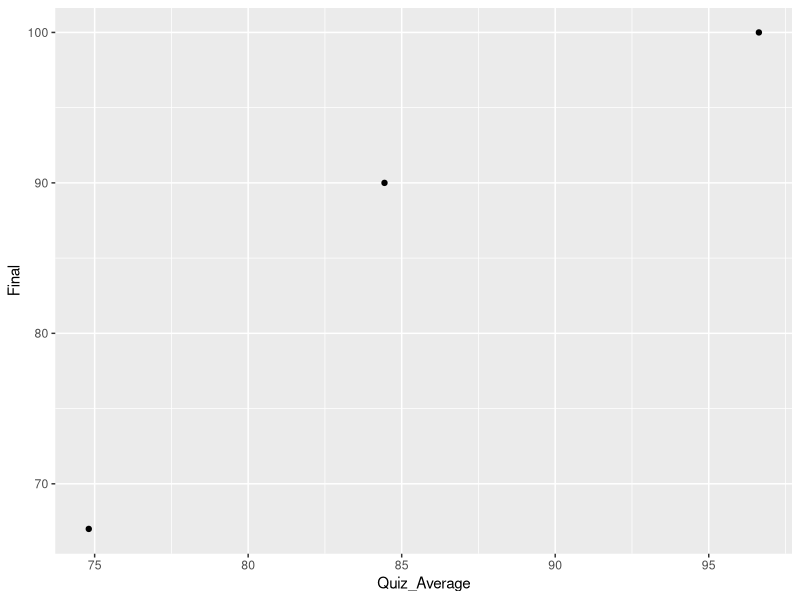
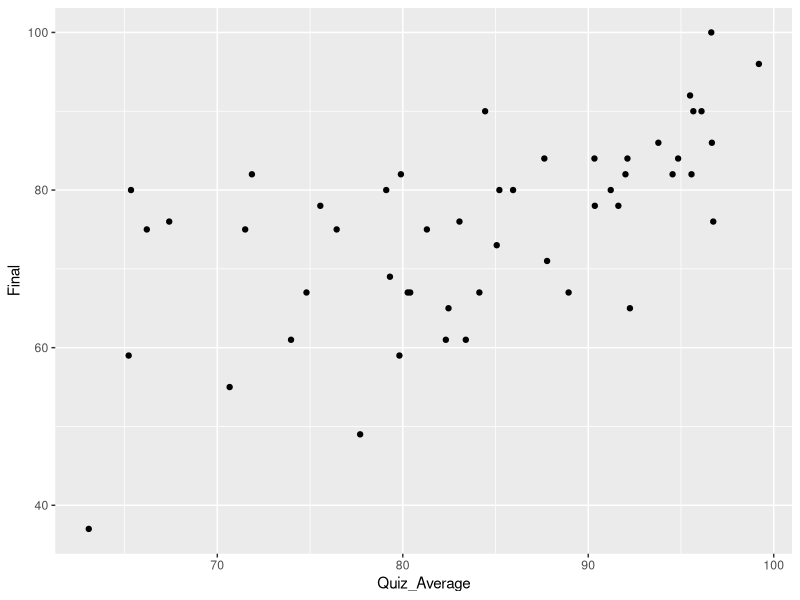
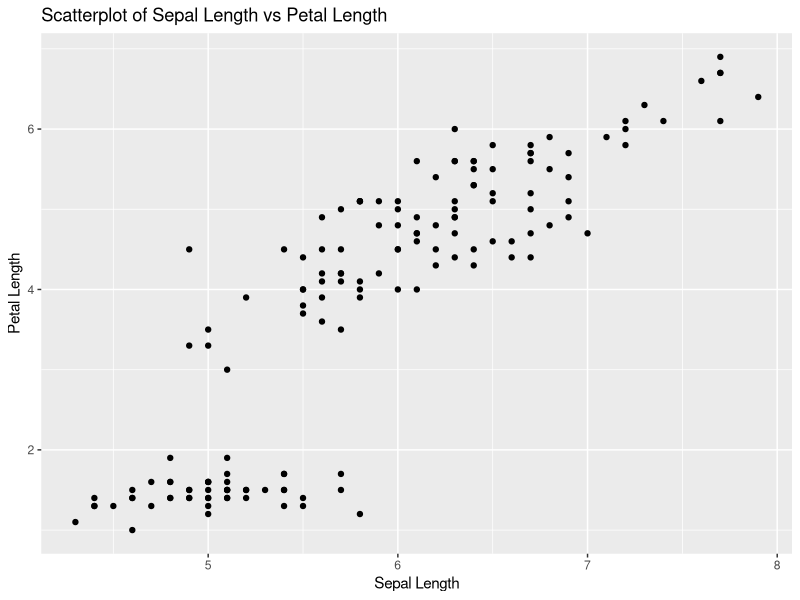
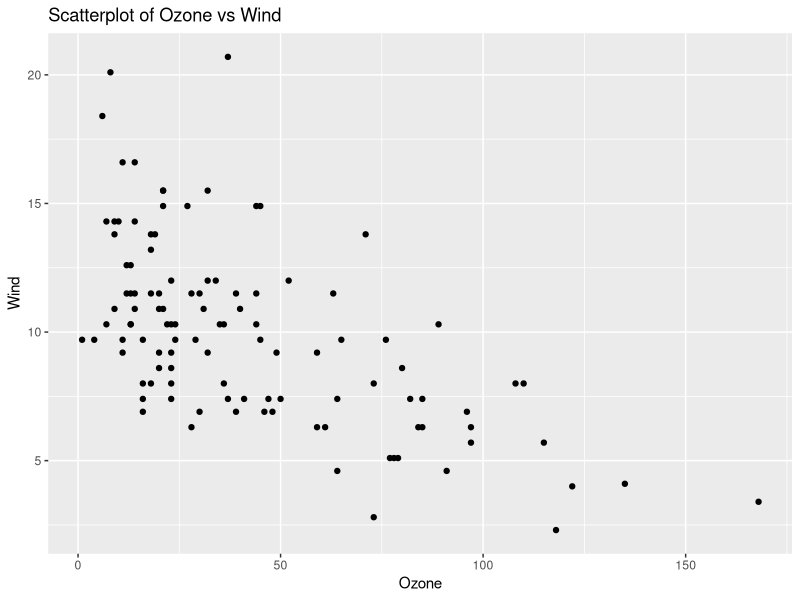
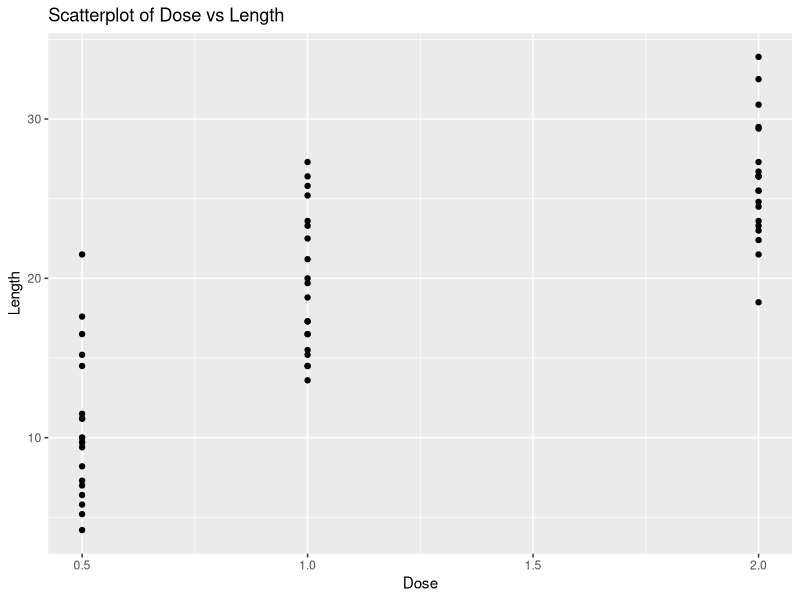
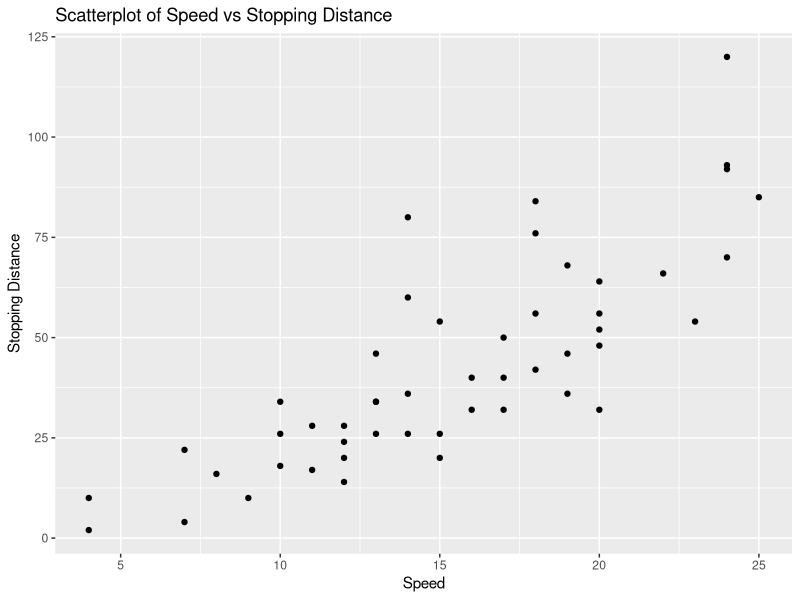
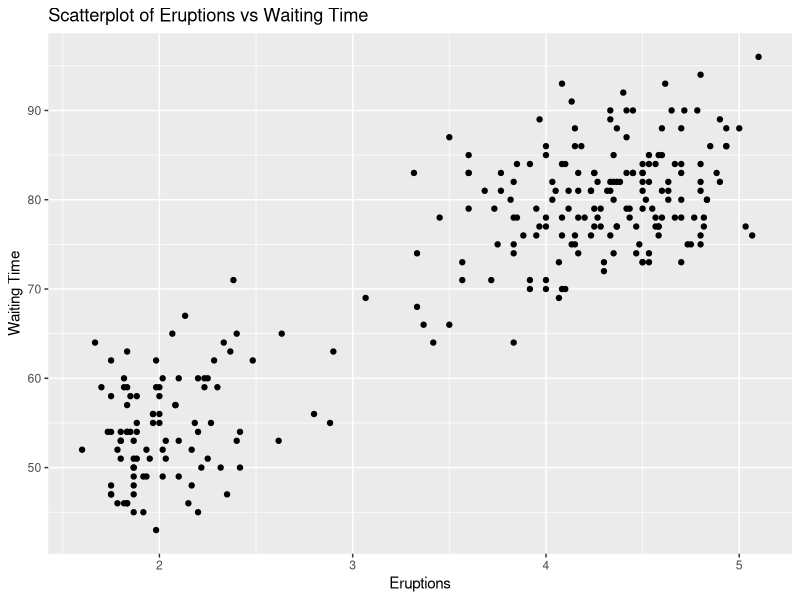
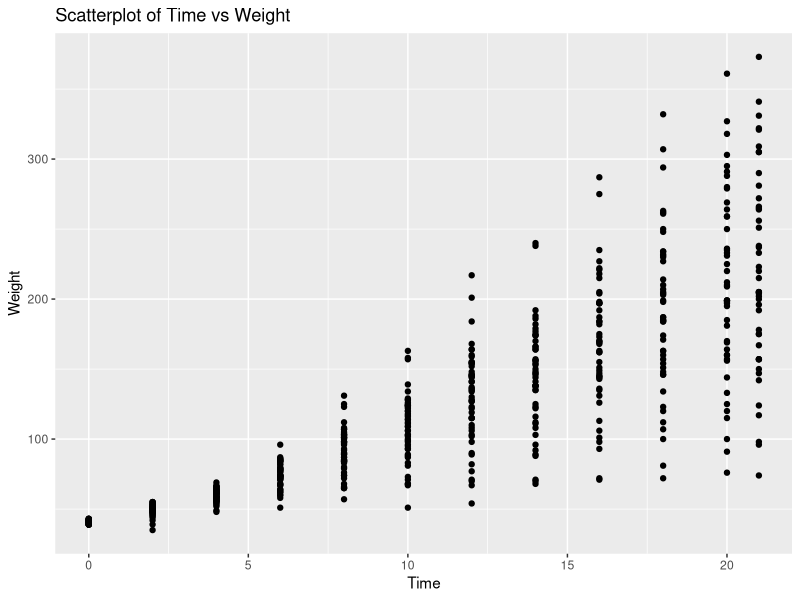

The R script that drew these images, in order:
## ---- chunk 1
knitr::opts_chunk$set(echo = TRUE)
library(tidyverse)
library(readr)
library(ggplot2)
library(knitr)
## ---- chunk 2

# The grades are stored in the file name "Grades.csv"

grades <- read.csv("Grades.csv")

# Let's look at the three rows of the data :

grades_3 <- grades[1:3, ]

grades_3

## ---- chunk 3

ggplot(grades_3, aes(x = Quiz_Average, y = Final)) +
  geom_point()

## ---- chunk 4

head(grades)

tail(grades)

## ---- chunk 5

ggplot(grades, aes(x = Quiz_Average, y = Final)) +
  geom_point( )

## ---- chunk 6

# Calculate the coorelation between the Quiz Average and grade on Final

r <- cor(grades$Quiz_Average, grades$Final)

r
## ---- chunk 7
# Load ggplot2 and iris dataset
library(ggplot2)
data(iris)

# Calculate correlation
cor_sepal_petal <- cor(iris$Sepal.Length, iris$Petal.Length)
cor_sepal_petal

# Create scatterplot
ggplot(iris, aes(x = Sepal.Length, y = Petal.Length)) +
  geom_point() +
  labs(title = "Scatterplot of Sepal Length vs Petal Length", x = "Sepal Length", y = "Petal Length")

# Explanation:
# The correlation value indicates the strength and direction of the linear relationship between Sepal Length and Petal Length.
# The scatterplot visualizes this relationship.
## ---- chunk 8
# Load ggplot2 and airquality dataset
library(ggplot2)
data(airquality)

# Remove NA values
airquality_clean <- na.omit(airquality)

# Calculate correlation
cor_ozone_wind <- cor(airquality_clean$Ozone, airquality_clean$Wind)
cor_ozone_wind

# Create scatterplot
ggplot(airquality_clean, aes(x = Ozone, y = Wind)) +
  geom_point() +
  labs(title = "Scatterplot of Ozone vs Wind", x = "Ozone", y = "Wind")

# Explanation:
# The correlation value indicates the strength and direction of the linear relationship between Ozone and Wind.
# The scatterplot visualizes this relationship.
## ---- chunk 9
# Load ggplot2 and ToothGrowth dataset
library(ggplot2)
data(ToothGrowth)

# Calculate correlation
cor_dose_len <- cor(ToothGrowth$dose, ToothGrowth$len)
cor_dose_len

# Create scatterplot
ggplot(ToothGrowth, aes(x = dose, y = len)) +
  geom_point() +
  labs(title = "Scatterplot of Dose vs Length", x = "Dose", y = "Length")

# Explanation:
# The correlation value indicates the strength and direction of the linear relationship between Dose and Length.
# The scatterplot visualizes this relationship.
## ---- chunk 10
# Load ggplot2 and cars dataset
library(ggplot2)
data(cars)

# Calculate correlation
cor_speed_dist <- cor(cars$speed, cars$dist)
cor_speed_dist

# Create scatterplot
ggplot(cars, aes(x = speed, y = dist)) +
  geom_point() +
  labs(title = "Scatterplot of Speed vs Stopping Distance", x = "Speed", y = "Stopping Distance")

# Explanation:
# The correlation value indicates the strength and direction of the linear relationship between Speed and Stopping Distance.
# The scatterplot visualizes this relationship.
## ---- chunk 11
# Load ggplot2 and faithful dataset
library(ggplot2)
data(faithful)

# Calculate correlation
cor_eruptions_waiting <- cor(faithful$eruptions, faithful$waiting)
cor_eruptions_waiting

# Create scatterplot
ggplot(faithful, aes(x = eruptions, y = waiting)) +
  geom_point() +
  labs(title = "Scatterplot of Eruptions vs Waiting Time", x = "Eruptions", y = "Waiting Time")

# Explanation:
# The correlation value indicates the strength and direction of the linear relationship between Eruptions and Waiting Time.
# The scatterplot visualizes this relationship.
## ---- chunk 12
# Load ggplot2 and ChickWeight dataset
library(ggplot2)
data(ChickWeight)

# Calculate correlation
cor_time_weight <- cor(ChickWeight$Time, ChickWeight$weight)
cor_time_weight

# Create scatterplot
ggplot(ChickWeight, aes(x = Time, y = weight)) +
  geom_point() +
  labs(title = "Scatterplot of Time vs Weight", x = "Time", y = "Weight")

# Explanation:
# The correlation value indicates the strength and direction of the linear relationship between Time and Weight.
# The scatterplot visualizes this relationship.
## ---- chunk 13
# Load ggplot2 and pressure dataset
library(ggplot2)
data(pressure)

# Calculate correlation
cor_temperature_pressure <- cor(pressure$temperature, pressure$pressure)
cor_temperature_pressure

# Create scatterplot
ggplot(pressure, aes(x = temperature, y = pressure)) +
  geom_point() +
  labs(title = "Scatterplot of Temperature vs Pressure", x = "Temperature", y = "Pressure")

# Explanation:
# The correlation value indicates the strength and direction of the linear relationship between Temperature and Pressure.
# The scatterplot visualizes this relationship.
## ---- chunk 14
# Load ggplot2 and trees dataset
library(ggplot2)
data(trees)

# Calculate correlation
cor_girth_volume <- cor(trees$Girth, trees$Volume)
cor_girth_volume

# Create scatterplot
ggplot(trees, aes(x = Girth, y = Volume)) +
  geom_point() +
  labs(title = "Scatterplot of Girth vs Volume", x = "Girth", y = "Volume")

# Explanation:
# The correlation value indicates the strength and direction of the linear relationship between Girth and Volume.
# The scatterplot visualizes this relationship.
## ---- chunk 15
# Load ggplot2 and USArrests dataset
library(ggplot2)
data(USArrests)

# Calculate correlation
cor_urbanpop_assault <- cor(USArrests$UrbanPop, USArrests$Assault)
cor_urbanpop_assault

# Create scatterplot
ggplot(USArrests, aes(x = UrbanPop, y = Assault)) +
  geom_point() +
  labs(title = "Scatterplot of Urban Population vs Assaults", x = "Urban Population", y = "Assaults")

# Explanation:
# The correlation value indicates the strength and direction of the linear relationship between Urban Population and Assaults.
# The scatterplot visualizes this relationship.
## ---- chunk 16
# Load ggplot2 and swiss dataset
library(ggplot2)
data(swiss)

# Calculate correlation
cor_education_fertility <- cor(swiss$Education, swiss$Fertility)
cor_education_fertility

# Create scatterplot
ggplot(swiss, aes(x = Education, y = Fertility)) +
  geom_point() +
  labs(title = "Scatterplot of Education vs Fertility", x = "Education", y = "Fertility")

# Explanation:
# The correlation value indicates the strength and direction of the linear relationship between Education and Fertility.
# The scatterplot visualizes this relationship.
